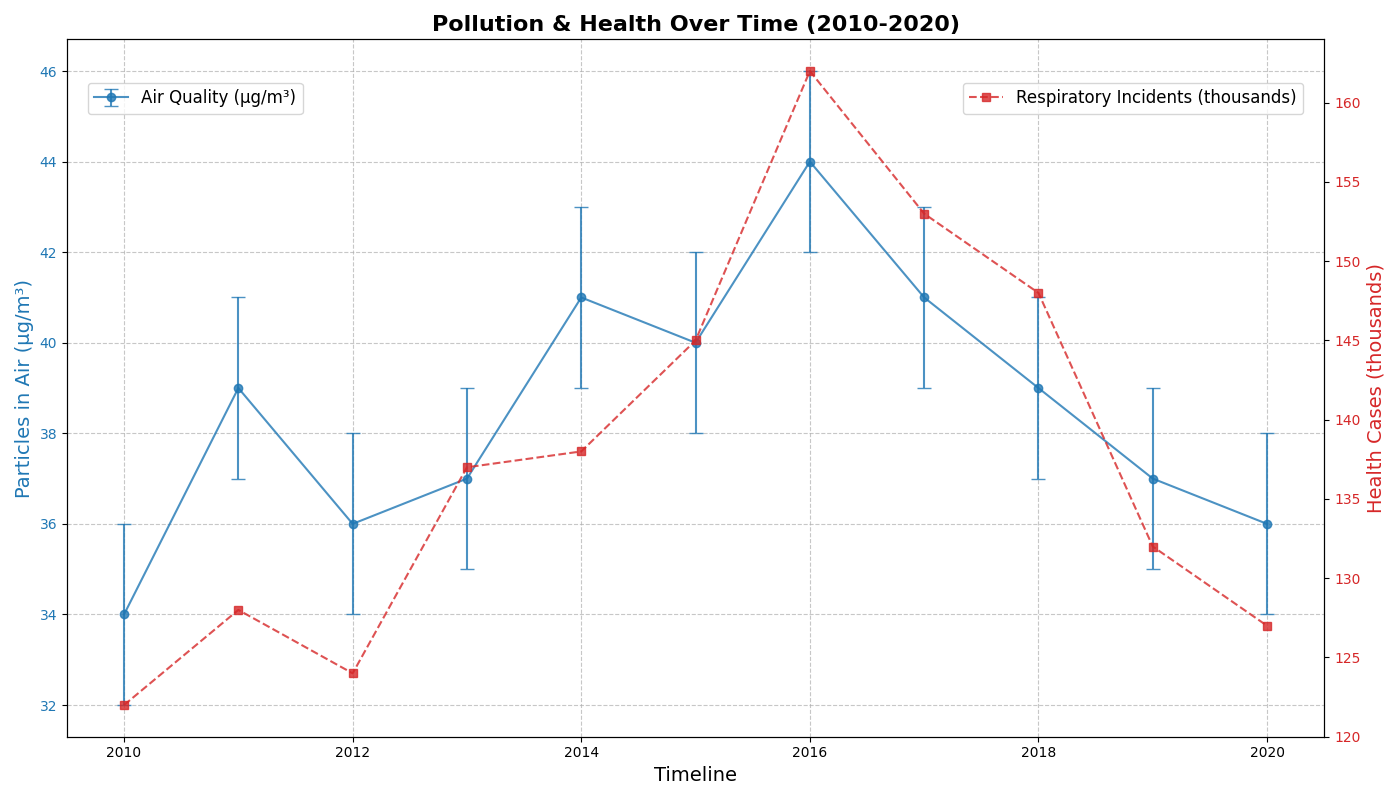

This figure's Python source:
import matplotlib.pyplot as plt
import numpy as np

years = np.arange(2010, 2021)

pm25_concentration = np.array([34, 39, 36, 37, 41, 40, 44, 41, 39, 37, 36])
asthma_cases = np.array([122, 128, 124, 137, 138, 145, 162, 153, 148, 132, 127])

errors_pm25 = np.array([2 for _ in range(len(years))])

fig, ax1 = plt.subplots(figsize=(14, 8))

# Randomly altered labels and title
ax1.errorbar(years, pm25_concentration, yerr=errors_pm25, label='Air Quality (µg/m³)', fmt='-o', capsize=5, color='tab:blue', alpha=0.8)
ax1.set_xlabel('Timeline', fontsize=14)
ax1.set_ylabel('Particles in Air (µg/m³)', fontsize=14, color='tab:blue')
ax1.tick_params(axis='y', labelcolor='tab:blue')

ax2 = ax1.twinx()
ax2.plot(years, asthma_cases, label='Respiratory Incidents (thousands)', linestyle='--', marker='s', color='tab:red', alpha=0.8)
ax2.set_ylabel('Health Cases (thousands)', fontsize=14, color='tab:red')
ax2.tick_params(axis='y', labelcolor='tab:red')

plt.title("Pollution & Health Over Time (2010-2020)", fontsize=16, fontweight='bold', wrap=True)

ax1.grid(True, linestyle='--', alpha=0.7)

ax1.legend(loc='upper left', bbox_to_anchor=(0.01, 0.95), fontsize=12)
ax2.legend(loc='upper right', bbox_to_anchor=(0.99, 0.95), fontsize=12)

plt.tight_layout()

plt.show()
